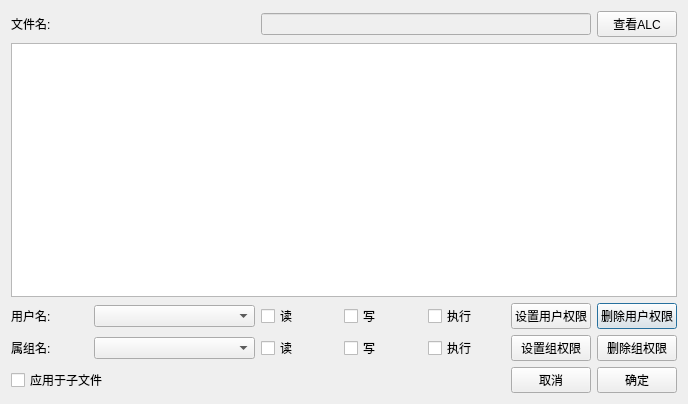
<?xml version="1.0" encoding="UTF-8"?>
<ui version="4.0">
 <class>ALCDialog</class>
 <widget class="QDialog" name="ALCDialog">
  <property name="geometry">
   <rect>
    <x>0</x>
    <y>0</y>
    <width>688</width>
    <height>404</height>
   </rect>
  </property>
  <property name="windowTitle">
   <string>ALC设置</string>
  </property>
  <layout class="QGridLayout" name="gridLayout">
   <item row="2" column="8">
    <widget class="QPushButton" name="delUAlcButton">
     <property name="text">
      <string>删除用户权限</string>
     </property>
    </widget>
   </item>
   <item row="4" column="8">
    <widget class="QPushButton" name="okButton">
     <property name="text">
      <string>确定</string>
     </property>
    </widget>
   </item>
   <item row="2" column="6">
    <widget class="QCheckBox" name="execheckBox">
     <property name="text">
      <string>执行</string>
     </property>
    </widget>
   </item>
   <item row="1" column="1" colspan="8">
    <widget class="QTextBrowser" name="textBrowser"/>
   </item>
   <item row="4" column="1" colspan="4">
    <widget class="QCheckBox" name="subcheckBox">
     <property name="text">
      <string>应用于子文件</string>
     </property>
    </widget>
   </item>
   <item row="3" column="8">
    <widget class="QPushButton" name="delGAlcButton">
     <property name="text">
      <string>删除组权限</string>
     </property>
    </widget>
   </item>
   <item row="2" column="5">
    <widget class="QCheckBox" name="wcheckBox">
     <property name="text">
      <string>写</string>
     </property>
    </widget>
   </item>
   <item row="3" column="6">
    <widget class="QCheckBox" name="execheckBox_2">
     <property name="text">
      <string>执行</string>
     </property>
    </widget>
   </item>
   <item row="0" column="1">
    <widget class="QLabel" name="label">
     <property name="text">
      <string>文件名:</string>
     </property>
    </widget>
   </item>
   <item row="0" column="8">
    <widget class="QPushButton" name="getalcButton">
     <property name="text">
      <string>查看ALC</string>
     </property>
    </widget>
   </item>
   <item row="3" column="7">
    <widget class="QPushButton" name="setGAlcButton">
     <property name="text">
      <string>设置组权限</string>
     </property>
    </widget>
   </item>
   <item row="4" column="7">
    <widget class="QPushButton" name="cancelButton">
     <property name="text">
      <string>取消</string>
     </property>
    </widget>
   </item>
   <item row="2" column="7">
    <widget class="QPushButton" name="setUAlcButton">
     <property name="text">
      <string>设置用户权限</string>
     </property>
    </widget>
   </item>
   <item row="3" column="5">
    <widget class="QCheckBox" name="wcheckBox_2">
     <property name="text">
      <string>写</string>
     </property>
    </widget>
   </item>
   <item row="0" column="4" colspan="4">
    <widget class="QLineEdit" name="lineEdit">
     <property name="enabled">
      <bool>false</bool>
     </property>
    </widget>
   </item>
   <item row="3" column="4">
    <widget class="QCheckBox" name="rcheckBox_2">
     <property name="text">
      <string>读</string>
     </property>
    </widget>
   </item>
   <item row="2" column="1">
    <widget class="QLabel" name="label_2">
     <property name="text">
      <string>用户名:</string>
     </property>
    </widget>
   </item>
   <item row="2" column="4">
    <widget class="QCheckBox" name="rcheckBox">
     <property name="text">
      <string>读</string>
     </property>
    </widget>
   </item>
   <item row="2" column="2" colspan="2">
    <widget class="QComboBox" name="userComboBox"/>
   </item>
   <item row="3" column="2" colspan="2">
    <widget class="QComboBox" name="groupComboBox"/>
   </item>
   <item row="3" column="1">
    <widget class="QLabel" name="label_3">
     <property name="text">
      <string>属组名:</string>
     </property>
    </widget>
   </item>
  </layout>
 </widget>
 <resources/>
 <connections/>
</ui>
